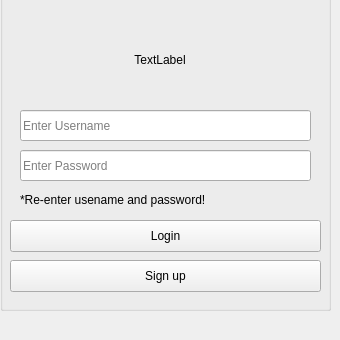
  <widget class="QWidget" name="centralWidget">
   <widget class="QGroupBox" name="groupBox">
    <property name="geometry">
     <rect>
      <x>0</x>
      <y>-20</y>
      <width>331</width>
      <height>331</height>
     </rect>
    </property>
    <property name="styleSheet">
     <string notr="true">/*
 * The MIT License (MIT)
 *
 * Copyright (c) &lt;2013-2014&gt; &lt;Colin Duquesnoy&gt;
 *
 * Permission is hereby granted, free of charge, to any person obtaining a copy
 * of this software and associated documentation files (the &quot;Software&quot;), to deal
 * in the Software without restriction, including without limitation the rights
 * to use, copy, modify, merge, publish, distribute, sublicense, and/or sell
 * copies of the Software, and to permit persons to whom the Software is
 * furnished to do so, subject to the following conditions:

 * The above copyright notice and this permission notice shall be included in
 * all copies or substantial portions of the Software.

 * THE SOFTWARE IS PROVIDED &quot;AS IS&quot;, WITHOUT WARRANTY OF ANY KIND, EXPRESS OR
 * IMPLIED, INCLUDING BUT NOT LIMITED TO THE WARRANTIES OF MERCHANTABILITY,
 * FITNESS FOR A PARTICULAR PURPOSE AND NONINFRINGEMENT. IN NO EVENT SHALL THE
 * AUTHORS OR COPYRIGHT HOLDERS BE LIABLE FOR ANY CLAIM, DAMAGES OR OTHER
 * LIABILITY, WHETHER IN AN ACTION OF CONTRACT, TORT OR OTHERWISE, ARISING FROM,
 * OUT OF OR IN CONNECTION WITH THE SOFTWARE OR THE USE OR OTHER DEALINGS IN
 * THE SOFTWARE.
 */
QToolTip
{
    border: 1px solid #76797C;
    background-color: rgb(90, 102, 117);;
    color: white;
    padding: 5px;
    opacity: 200;
}

QWidget
{
    color: #eff0f1;
    background-color: #31363b;
    selection-background-color:#3daee9;
    selection-color: #eff0f1;
    background-clip: border;
    border-image: none;
    border: 0px transparent black;
    outline: 0;
}

QWidget:item:hover
{
    background-color: #18465d;
    color: #eff0f1;
}

QWidget:item:selected
{
    background-color: #18465d;
}

QCheckBox
{
    spacing: 5px;
    outline: none;
    color: #eff0f1;
    margin-bottom: 2px;
}

QCheckBox:disabled
{
    color: #76797C;
}

QCheckBox::indicator,
QGroupBox::indicator
{
    width: 18px;
    height: 18px;
}
QGroupBox::indicator
{
    margin-left: 2px;
}

QCheckBox::indicator:unchecked
{
    image: url(:/qss_icons/rc/checkbox_unchecked.png);
}

QCheckBox::indicator:unchecked:hover,
QCheckBox::indicator:unchecked:focus,
QCheckBox::indicator:unchecked:pressed,
QGroupBox::indicator:unchecked:hover,
QGroupBox::indicator:unchecked:focus,
QGroupBox::indicator:unchecked:pressed
{
  border: none;
    image: url(:/qss_icons/rc/checkbox_unchecked_focus.png);
}

QCheckBox::indicator:checked
{
    image: url(:/qss_icons/rc/checkbox_checked.png);
}

QCheckBox::indicator:checked:hover,
QCheckBox::indicator:checked:focus,
QCheckBox::indicator:checked:pressed,
QGroupBox::indicator:checked:hover,
QGroupBox::indicator:checked:focus,
QGroupBox::indicator:checked:pressed
{
  border: none;
    image: url(:/qss_icons/rc/checkbox_checked_focus.png);
}


QCheckBox::indicator:indeterminate
{
    image: url(:/qss_icons/rc/checkbox_indeterminate.png);
}

QCheckBox::indicator:indeterminate:focus,
QCheckBox::indicator:indeterminate:hover,
QCheckBox::indicator:indeterminate:pressed
{
    image: url(:/qss_icons/rc/checkbox_indeterminate_focus.png);
}

QCheckBox::indicator:checked:disabled,
QGroupBox::indicator:checked:disabled
{
    image: url(:/qss_icons/rc/checkbox_checked_disabled.png);
}

QCheckBox::indicator:unchecked:disabled,
QGroupBox::indicator:unchecked:disabled
{
    image: url(:/qss_icons/rc/checkbox_unchecked_disabled.png);
}

QRadioButton
{
    spacing: 5px;
    outline: none;
    color: #eff0f1;
    margin-bottom: 2px;
}

QRadioButton:disabled
{
    color: #76797C;
}
QRadioButton::indicator
{
    width: 21px;
    height: 21px;
}

QRadioButton::indicator:unchecked
{
    image: url(:/qss_icons/rc/radio_unchecked.png);
}


QRadioButton::indicator:unchecked:hover,
QRadioButton::indicator:unchecked:focus,
QRadioButton::indicator:unchecked:pressed
{
    border: none;
    outline: none;
    image: url(:/qss_icons/rc/radio_unchecked_focus.png);
}

QRadioButton::indicator:checked
{
    border: none;
    outline: none;
    image: url(:/qss_icons/rc/radio_checked.png);
}

QRadioButton::indicator:checked:hover,
QRadioButton::indicator:checked:focus,
QRadioButton::indicator:checked:pressed
{
    border: none;
    outline: none;
    image: url(:/qss_icons/rc/radio_checked_focus.png);
}

QRadioButton::indicator:checked:disabled
{
    outline: none;
    image: url(:/qss_icons/rc/radio_checked_disabled.png);
}

QRadioButton::indicator:unchecked:disabled
{
    image: url(:/qss_icons/rc/radio_unchecked_disabled.png);
}


QMenuBar
{
    background-color: #31363b;
    color: #eff0f1;
}

QMenuBar::item
{
    background: transparent;
}

QMenuBar::item:selected
{
    background: transparent;
    border: 1px solid #76797C;
}

QMenuBar::item:pressed
{
    border: 1px solid #76797C;
    background-color: #3daee9;
    color: #eff0f1;
    margin-bottom:-1px;
    padding-bottom:1px;
}

QMenu
{
    border: 1px solid #76797C;
    color: #eff0f1;
    margin: 2px;
}

QMenu::icon
{
    margin: 5px;
}

QMenu::item
{
    padding: 5px 30px 5px 30px;
    border: 1px solid transparent; /* reserve space for selection border */
}

QMenu::item:selected
{
    color: #eff0f1;
}

QMenu::separator {
    height: 2px;
    background: lightblue;
    margin-left: 10px;
    margin-right: 5px;
}

QMenu::indicator {
    width: 18px;
    height: 18px;
}

/* non-exclusive indicator = check box style indicator
   (see QActionGroup::setExclusive) */
QMenu::indicator:non-exclusive:unchecked {
    image: url(:/qss_icons/rc/checkbox_unchecked.png);
}

QMenu::indicator:non-exclusive:unchecked:selected {
    image: url(:/qss_icons/rc/checkbox_unchecked_disabled.png);
}

QMenu::indicator:non-exclusive:checked {
    image: url(:/qss_icons/rc/checkbox_checked.png);
}

QMenu::indicator:non-exclusive:checked:selected {
    image: url(:/qss_icons/rc/checkbox_checked_disabled.png);
}

/* exclusive indicator = radio button style indicator (see QActionGroup::setExclusive) */
QMenu::indicator:exclusive:unchecked {
    image: url(:/qss_icons/rc/radio_unchecked.png);
}

QMenu::indicator:exclusive:unchecked:selected {
    image: url(:/qss_icons/rc/radio_unchecked_disabled.png);
}

QMenu::indicator:exclusive:checked {
    image: url(:/qss_icons/rc/radio_checked.png);
}

QMenu::indicator:exclusive:checked:selected {
    image: url(:/qss_icons/rc/radio_checked_disabled.png);
}

QMenu::right-arrow {
    margin: 5px;
    image: url(:/qss_icons/rc/right_arrow.png)
}


QWidget:disabled
{
    color: #454545;
    background-color: #31363b;
}

QAbstractItemView
{
    alternate-background-color: #31363b;
    color: #eff0f1;
    border: 1px solid 3A3939;
    border-radius: 2px;
}

QWidget:focus, QMenuBar:focus
{
    border: 1px solid #3daee9;
}

QTabWidget:focus, QCheckBox:focus, QRadioButton:focus, QSlider:focus
{
    border: none;
}

QLineEdit
{
    background-color: #232629;
    padding: 5px;
    border-style: solid;
    border: 1px solid #76797C;
    border-radius: 2px;
    color: #eff0f1;
}

QAbstractItemView QLineEdit
{
    padding: 0;
}

QGroupBox {
    border:1px solid #76797C;
    border-radius: 2px;
    margin-top: 20px;
}

QGroupBox::title {
    subcontrol-origin: margin;
    subcontrol-position: top center;
    padding-left: 10px;
    padding-right: 10px;
    padding-top: 10px;
}

QAbstractScrollArea
{
    border-radius: 2px;
    border: 1px solid #76797C;
    background-color: transparent;
}

QScrollBar:horizontal
{
    height: 15px;
    margin: 3px 15px 3px 15px;
    border: 1px transparent #2A2929;
    border-radius: 4px;
    background-color: #2A2929;
}

QScrollBar::handle:horizontal
{
    background-color: #605F5F;
    min-width: 5px;
    border-radius: 4px;
}

QScrollBar::add-line:horizontal
{
    margin: 0px 3px 0px 3px;
    border-image: url(:/qss_icons/rc/right_arrow_disabled.png);
    width: 10px;
    height: 10px;
    subcontrol-position: right;
    subcontrol-origin: margin;
}

QScrollBar::sub-line:horizontal
{
    margin: 0px 3px 0px 3px;
    border-image: url(:/qss_icons/rc/left_arrow_disabled.png);
    height: 10px;
    width: 10px;
    subcontrol-position: left;
    subcontrol-origin: margin;
}

QScrollBar::add-line:horizontal:hover,QScrollBar::add-line:horizontal:on
{
    border-image: url(:/qss_icons/rc/right_arrow.png);
    height: 10px;
    width: 10px;
    subcontrol-position: right;
    subcontrol-origin: margin;
}


QScrollBar::sub-line:horizontal:hover, QScrollBar::sub-line:horizontal:on
{
    border-image: url(:/qss_icons/rc/left_arrow.png);
    height: 10px;
    width: 10px;
    subcontrol-position: left;
    subcontrol-origin: margin;
}

QScrollBar::up-arrow:horizontal, QScrollBar::down-arrow:horizontal
{
    background: none;
}


QScrollBar::add-page:horizontal, QScrollBar::sub-page:horizontal
{
    background: none;
}

QScrollBar:vertical
{
    background-color: #2A2929;
    width: 15px;
    margin: 15px 3px 15px 3px;
    border: 1px transparent #2A2929;
    border-radius: 4px;
}

QScrollBar::handle:vertical
{
    background-color: #605F5F;
    min-height: 5px;
    border-radius: 4px;
}

QScrollBar::sub-line:vertical
{
    margin: 3px 0px 3px 0px;
    border-image: url(:/qss_icons/rc/up_arrow_disabled.png);
    height: 10px;
    width: 10px;
    subcontrol-position: top;
    subcontrol-origin: margin;
}

QScrollBar::add-line:vertical
{
    margin: 3px 0px 3px 0px;
    border-image: url(:/qss_icons/rc/down_arrow_disabled.png);
    height: 10px;
    width: 10px;
    subcontrol-position: bottom;
    subcontrol-origin: margin;
}

QScrollBar::sub-line:vertical:hover,QScrollBar::sub-line:vertical:on
{

    border-image: url(:/qss_icons/rc/up_arrow.png);
    height: 10px;
    width: 10px;
    subcontrol-position: top;
    subcontrol-origin: margin;
}


QScrollBar::add-line:vertical:hover, QScrollBar::add-line:vertical:on
{
    border-image: url(:/qss_icons/rc/down_arrow.png);
    height: 10px;
    width: 10px;
    subcontrol-position: bottom;
    subcontrol-origin: margin;
}

QScrollBar::up-arrow:vertical, QScrollBar::down-arrow:vertical
{
    background: none;
}


QScrollBar::add-page:vertical, QScrollBar::sub-page:vertical
{
    background: none;
}

QTextEdit
{
    background-color: #232629;
    color: #eff0f1;
    border: 1px solid #76797C;
}

QPlainTextEdit
{
    background-color: #232629;;
    color: #eff0f1;
    border-radius: 2px;
    border: 1px solid #76797C;
}

QHeaderView::section
{
    background-color: #76797C;
    color: #eff0f1;
    padding: 5px;
    border: 1px solid #76797C;
}

QSizeGrip {
    image: url(:/qss_icons/rc/sizegrip.png);
    width: 12px;
    height: 12px;
}


QMainWindow::separator
{
    background-color: #31363b;
    color: white;
    padding-left: 4px;
    spacing: 2px;
    border: 1px dashed #76797C;
}

QMainWindow::separator:hover
{

    background-color: #787876;
    color: white;
    padding-left: 4px;
    border: 1px solid #76797C;
    spacing: 2px;
}


QMenu::separator
{
    height: 1px;
    background-color: #76797C;
    color: white;
    padding-left: 4px;
    margin-left: 10px;
    margin-right: 5px;
}


QFrame
{
    border-radius: 2px;
    border: 1px solid #76797C;
}

QFrame[frameShape=&quot;0&quot;]
{
    border-radius: 2px;
    border: 1px transparent #76797C;
}

QStackedWidget
{
    border: 1px transparent black;
}

QToolBar {
    border: 1px transparent #393838;
    background: 1px solid #31363b;
    font-weight: bold;
}

QToolBar::handle:horizontal {
    image: url(:/qss_icons/rc/Hmovetoolbar.png);
}
QToolBar::handle:vertical {
    image: url(:/qss_icons/rc/Vmovetoolbar.png);
}
QToolBar::separator:horizontal {
    image: url(:/qss_icons/rc/Hsepartoolbar.png);
}
QToolBar::separator:vertical {
    image: url(:/qss_icons/rc/Vsepartoolbar.png);
}
QToolButton#qt_toolbar_ext_button {
    background: #58595a
}

QPushButton
{
    color: #eff0f1;
    background-color: #31363b;
    border-width: 1px;
    border-color: #76797C;
    border-style: solid;
    padding: 5px;
    border-radius: 2px;
    outline: none;
}

QPushButton:disabled
{
    background-color: #31363b;
    border-width: 1px;
    border-color: #454545;
    border-style: solid;
    padding-top: 5px;
    padding-bottom: 5px;
    padding-left: 10px;
    padding-right: 10px;
    border-radius: 2px;
    color: #454545;
}

QPushButton:focus {
    background-color: #3daee9;
    color: white;
}

QPushButton:pressed
{
    background-color: #3daee9;
    padding-top: -15px;
    padding-bottom: -17px;
}

QComboBox
{
    selection-background-color: #3daee9;
    border-style: solid;
    border: 1px solid #76797C;
    border-radius: 2px;
    padding: 5px;
    min-width: 75px;
}

QPushButton:checked{
    background-color: #76797C;
    border-color: #6A6969;
}

QComboBox:hover,QPushButton:hover,QAbstractSpinBox:hover,QLineEdit:hover,QTextEdit:hover,QPlainTextEdit:hover,QAbstractView:hover,QTreeView:hover
{
    border: 1px solid #3daee9;
    color: #eff0f1;
}

QComboBox:on
{
    padding-top: 3px;
    padding-left: 4px;
    selection-background-color: #4a4a4a;
}

QComboBox QAbstractItemView
{
    background-color: #232629;
    border-radius: 2px;
    border: 1px solid #76797C;
    selection-background-color: #18465d;
}

QComboBox::drop-down
{
    subcontrol-origin: padding;
    subcontrol-position: top right;
    width: 15px;

    border-left-width: 0px;
    border-left-color: darkgray;
    border-left-style: solid;
    border-top-right-radius: 3px;
    border-bottom-right-radius: 3px;
}

QComboBox::down-arrow
{
    image: url(:/qss_icons/rc/down_arrow_disabled.png);
}

QComboBox::down-arrow:on, QComboBox::down-arrow:hover,
QComboBox::down-arrow:focus
{
    image: url(:/qss_icons/rc/down_arrow.png);
}

QAbstractSpinBox {
    padding: 5px;
    border: 1px solid #76797C;
    background-color: #232629;
    color: #eff0f1;
    border-radius: 2px;
    min-width: 75px;
}

QAbstractSpinBox:up-button
{
    background-color: transparent;
    subcontrol-origin: border;
    subcontrol-position: center right;
}

QAbstractSpinBox:down-button
{
    background-color: transparent;
    subcontrol-origin: border;
    subcontrol-position: center left;
}

QAbstractSpinBox::up-arrow,QAbstractSpinBox::up-arrow:disabled,QAbstractSpinBox::up-arrow:off {
    image: url(:/qss_icons/rc/up_arrow_disabled.png);
    width: 10px;
    height: 10px;
}
QAbstractSpinBox::up-arrow:hover
{
    image: url(:/qss_icons/rc/up_arrow.png);
}


QAbstractSpinBox::down-arrow,QAbstractSpinBox::down-arrow:disabled,QAbstractSpinBox::down-arrow:off
{
    image: url(:/qss_icons/rc/down_arrow_disabled.png);
    width: 10px;
    height: 10px;
}
QAbstractSpinBox::down-arrow:hover
{
    image: url(:/qss_icons/rc/down_arrow.png);
}


QLabel
{
    border: 0px solid black;
}

QTabWidget{
    border: 0px transparent black;
}

QTabWidget::pane {
    border: 1px solid #76797C;
    padding: 5px;
    margin: 0px;
}

QTabWidget::tab-bar {
    left: 5px; /* move to the right by 5px */
}

QTabBar
{
    qproperty-drawBase: 0;
    border-radius: 3px;
}

QTabBar:focus
{
    border: 0px transparent black;
}

QTabBar::close-button  {
    image: url(:/qss_icons/rc/close.png);
    background: transparent;
}

QTabBar::close-button:hover
{
    image: url(:/qss_icons/rc/close-hover.png);
    background: transparent;
}

QTabBar::close-button:pressed {
    image: url(:/qss_icons/rc/close-pressed.png);
    background: transparent;
}

/* TOP TABS */
QTabBar::tab:top {
    color: #eff0f1;
    border: 1px solid #76797C;
    border-bottom: 1px transparent black;
    background-color: #31363b;
    padding: 5px;
    min-width: 50px;
    border-top-left-radius: 2px;
    border-top-right-radius: 2px;
}

QTabBar::tab:top:!selected
{
    color: #eff0f1;
    background-color: #54575B;
    border: 1px solid #76797C;
    border-bottom: 1px transparent black;
    border-top-left-radius: 2px;
    border-top-right-radius: 2px;    
}

QTabBar::tab:top:!selected:hover {
    background-color: #3daee9;
}

/* BOTTOM TABS */
QTabBar::tab:bottom {
    color: #eff0f1;
    border: 1px solid #76797C;
    border-top: 1px transparent black;
    background-color: #31363b;
    padding: 5px;
    border-bottom-left-radius: 2px;
    border-bottom-right-radius: 2px;
    min-width: 50px;
}

QTabBar::tab:bottom:!selected
{
    color: #eff0f1;
    background-color: #54575B;
    border: 1px solid #76797C;
    border-top: 1px transparent black;
    border-bottom-left-radius: 2px;
    border-bottom-right-radius: 2px;
}

QTabBar::tab:bottom:!selected:hover {
    background-color: #3daee9;
}

/* LEFT TABS */
QTabBar::tab:left {
    color: #eff0f1;
    border: 1px solid #76797C;
    border-left: 1px transparent black;
    background-color: #31363b;
    padding: 5px;
    border-top-right-radius: 2px;
    border-bottom-right-radius: 2px;
    min-height: 50px;
}

QTabBar::tab:left:!selected
{
    color: #eff0f1;
    background-color: #54575B;
    border: 1px solid #76797C;
    border-left: 1px transparent black;
    border-top-right-radius: 2px;
    border-bottom-right-radius: 2px;
}

QTabBar::tab:left:!selected:hover {
    background-color: #3daee9;
}


/* RIGHT TABS */
QTabBar::tab:right {
    color: #eff0f1;
    border: 1px solid #76797C;
    border-right: 1px transparent black;
    background-color: #31363b;
    padding: 5px;
    border-top-left-radius: 2px;
    border-bottom-left-radius: 2px;
    min-height: 50px;
}

QTabBar::tab:right:!selected
{
    color: #eff0f1;
    background-color: #54575B;
    border: 1px solid #76797C;
    border-right: 1px transparent black;
    border-top-left-radius: 2px;
    border-bottom-left-radius: 2px;
}

QTabBar::tab:right:!selected:hover {
    background-color: #3daee9;
}

QTabBar QToolButton::right-arrow:enabled {
     image: url(:/qss_icons/rc/right_arrow.png);
 }

 QTabBar QToolButton::left-arrow:enabled {
     image: url(:/qss_icons/rc/left_arrow.png);
 }

QTabBar QToolButton::right-arrow:disabled {
     image: url(:/qss_icons/rc/right_arrow_disabled.png);
 }

 QTabBar QToolButton::left-arrow:disabled {
     image: url(:/qss_icons/rc/left_arrow_disabled.png);
 }


QDockWidget {
    background: #31363b;
    border: 1px solid #403F3F;
    titlebar-close-icon: url(:/qss_icons/rc/close.png);
    titlebar-normal-icon: url(:/qss_icons/rc/undock.png);
}

QDockWidget::close-button, QDockWidget::float-button {
    border: 1px solid transparent;
    border-radius: 2px;
    background: transparent;
}

QDockWidget::close-button:hover, QDockWidget::float-button:hover {
    background: rgba(255, 255, 255, 10);
}

QDockWidget::close-button:pressed, QDockWidget::float-button:pressed {
    padding: 1px -1px -1px 1px;
    background: rgba(255, 255, 255, 10);
}

QTreeView, QListView
{
    border: 1px solid #76797C;
    background-color: #232629;
}

QTreeView:branch:selected, QTreeView:branch:hover
{
    background: url(:/qss_icons/rc/transparent.png);
}

QTreeView::branch:has-siblings:!adjoins-item {
    border-image: url(:/qss_icons/rc/transparent.png);
}

QTreeView::branch:has-siblings:adjoins-item {
    border-image: url(:/qss_icons/rc/transparent.png);
}

QTreeView::branch:!has-children:!has-siblings:adjoins-item {
    border-image: url(:/qss_icons/rc/transparent.png);
}

QTreeView::branch:has-children:!has-siblings:closed,
QTreeView::branch:closed:has-children:has-siblings {
    image: url(:/qss_icons/rc/branch_closed.png);
}

QTreeView::branch:open:has-children:!has-siblings,
QTreeView::branch:open:has-children:has-siblings  {
    image: url(:/qss_icons/rc/branch_open.png);
}

QTreeView::branch:has-children:!has-siblings:closed:hover,
QTreeView::branch:closed:has-children:has-siblings:hover {
    image: url(:/qss_icons/rc/branch_closed-on.png);
    }

QTreeView::branch:open:has-children:!has-siblings:hover,
QTreeView::branch:open:has-children:has-siblings:hover  {
    image: url(:/qss_icons/rc/branch_open-on.png);
    }

QListView::item:!selected:hover, QTreeView::item:!selected:hover  {
    background: #18465d;
    outline: 0;
    color: #eff0f1
}

QListView::item:selected:hover, QTreeView::item:selected:hover  {
    background: #287399;
    color: #eff0f1;
}

QSlider::groove:horizontal {
    border: 1px solid #565a5e;
    height: 4px;
    background: #565a5e;
    margin: 0px;
    border-radius: 2px;
}

QSlider::handle:horizontal {
    background: #232629;
    border: 1px solid #565a5e;
    width: 16px;
    height: 16px;
    margin: -8px 0;
    border-radius: 9px;
}

QSlider::groove:vertical {
    border: 1px solid #565a5e;
    width: 4px;
    background: #565a5e;
    margin: 0px;
    border-radius: 3px;
}

QSlider::handle:vertical {
    background: #232629;
    border: 1px solid #565a5e;
    width: 16px;
    height: 16px;
    margin: 0 -8px;
    border-radius: 9px;
}

QToolButton {
    background-color: transparent;
    border: 1px transparent #76797C;
    border-radius: 2px;
    margin: 3px;
    padding: 5px;
}

QToolButton[popupMode=&quot;1&quot;] { /* only for MenuButtonPopup */
 padding-right: 20px; /* make way for the popup button */
 border: 1px #76797C;
 border-radius: 5px;
}

QToolButton[popupMode=&quot;2&quot;] { /* only for InstantPopup */
 padding-right: 10px; /* make way for the popup button */
 border: 1px #76797C;
}


QToolButton:hover, QToolButton::menu-button:hover {
    background-color: transparent;
    border: 1px solid #3daee9;
    padding: 5px;
}

QToolButton:checked, QToolButton:pressed,
        QToolButton::menu-button:pressed {
    background-color: #3daee9;
    border: 1px solid #3daee9;
    padding: 5px;
}

/* the subcontrol below is used only in the InstantPopup or DelayedPopup mode */
QToolButton::menu-indicator {
    image: url(:/qss_icons/rc/down_arrow.png);
    top: -7px; left: -2px; /* shift it a bit */
}

/* the subcontrols below are used only in the MenuButtonPopup mode */
QToolButton::menu-button {
    border: 1px transparent #76797C;
    border-top-right-radius: 6px;
    border-bottom-right-radius: 6px;
    /* 16px width + 4px for border = 20px allocated above */
    width: 16px;
    outline: none;
}

QToolButton::menu-arrow {
    image: url(:/qss_icons/rc/down_arrow.png);
}

QToolButton::menu-arrow:open {
    border: 1px solid #76797C;
}

QPushButton::menu-indicator  {
    subcontrol-origin: padding;
    subcontrol-position: bottom right;
    left: 8px;
}

QTableView
{
    border: 1px solid #76797C;
    gridline-color: #31363b;
    background-color: #232629;
}


QTableView, QHeaderView
{
    border-radius: 0px;
}

QTableView::item:pressed, QListView::item:pressed, QTreeView::item:pressed  {
    background: #18465d;
    color: #eff0f1;
}

QTableView::item:selected:active, QTreeView::item:selected:active, QListView::item:selected:active  {
    background: #287399;
    color: #eff0f1;
}


QHeaderView
{
    background-color: #31363b;
    border: 1px transparent;
    border-radius: 0px;
    margin: 0px;
    padding: 0px;

}

QHeaderView::section  {
    background-color: #31363b;
    color: #eff0f1;
    padding: 5px;
    border: 1px solid #76797C;
    border-radius: 0px;
    text-align: center;
}

QHeaderView::section::vertical::first, QHeaderView::section::vertical::only-one
{
    border-top: 1px solid #76797C;
}

QHeaderView::section::vertical
{
    border-top: transparent;
}

QHeaderView::section::horizontal::first, QHeaderView::section::horizontal::only-one
{
    border-left: 1px solid #76797C;
}

QHeaderView::section::horizontal
{
    border-left: transparent;
}


QHeaderView::section:checked
 {
    color: white;
    background-color: #334e5e;
 }

 /* style the sort indicator */
QHeaderView::down-arrow {
    image: url(:/qss_icons/rc/down_arrow.png);
}

QHeaderView::up-arrow {
    image: url(:/qss_icons/rc/up_arrow.png);
}


QTableCornerButton::section {
    background-color: #31363b;
    border: 1px transparent #76797C;
    border-radius: 0px;
}

QToolBox  {
    padding: 5px;
    border: 1px transparent black;
}

QToolBox::tab {
    color: #eff0f1;
    background-color: #31363b;
    border: 1px solid #76797C;
    border-bottom: 1px transparent #31363b;
    border-top-left-radius: 5px;
    border-top-right-radius: 5px;
}

QToolBox::tab:selected { /* italicize selected tabs */
    font: italic;
    background-color: #31363b;
    border-color: #3daee9;
 }

QStatusBar::item {
    border: 0px transparent dark;
 }


QFrame[height=&quot;3&quot;], QFrame[width=&quot;3&quot;] {
    background-color: #76797C;
}


QSplitter::handle {
    border: 1px dashed #76797C;
}

QSplitter::handle:hover {
    background-color: #787876;
    border: 1px solid #76797C;
}

QSplitter::handle:horizontal {
    width: 1px;
}

QSplitter::handle:vertical {
    height: 1px;
}

QProgressBar {
    border: 1px solid #76797C;
    border-radius: 5px;
    text-align: center;
}

QProgressBar::chunk {
    background-color: #05B8CC;
}

QDateEdit
{
    selection-background-color: #3daee9;
    border-style: solid;
    border: 1px solid #3375A3;
    border-radius: 2px;
    padding: 1px;
    min-width: 75px;
}

QDateEdit:on
{
    padding-top: 3px;
    padding-left: 4px;
    selection-background-color: #4a4a4a;
}

QDateEdit QAbstractItemView
{
    background-color: #232629;
    border-radius: 2px;
    border: 1px solid #3375A3;
    selection-background-color: #3daee9;
}

QDateEdit::drop-down
{
    subcontrol-origin: padding;
    subcontrol-position: top right;
    width: 15px;
    border-left-width: 0px;
    border-left-color: darkgray;
    border-left-style: solid;
    border-top-right-radius: 3px;
    border-bottom-right-radius: 3px;
}

QDateEdit::down-arrow
{
    image: url(:/qss_icons/rc/down_arrow_disabled.png);
}

QDateEdit::down-arrow:on, QDateEdit::down-arrow:hover,
QDateEdit::down-arrow:focus
{
    image: url(:/qss_icons/rc/down_arrow.png);
}</string>
    </property>
    <property name="title">
     <string/>
    </property>
    <widget class="QLineEdit" name="UsernameLineEdit">
     <property name="geometry">
      <rect>
       <x>20</x>
       <y>130</y>
       <width>291</width>
       <height>31</height>
      </rect>
     </property>
     <property name="inputMask">
      <string/>
     </property>
     <property name="text">
      <string/>
     </property>
     <property name="placeholderText">
      <string>Enter Username</string>
     </property>
    </widget>
    <widget class="QLineEdit" name="PasswordLineEdit">
     <property name="geometry">
      <rect>
       <x>20</x>
       <y>170</y>
       <width>291</width>
       <height>31</height>
      </rect>
     </property>
     <property name="text">
      <string/>
     </property>
     <property name="echoMode">
      <enum>QLineEdit::Password</enum>
     </property>
     <property name="placeholderText">
      <string>Enter Password</string>
     </property>
    </widget>
    <widget class="QPushButton" name="LoginButton">
     <property name="geometry">
      <rect>
       <x>10</x>
       <y>240</y>
       <width>311</width>
       <height>32</height>
      </rect>
     </property>
     <property name="text">
      <string>Login</string>
     </property>
    </widget>
    <widget class="QPushButton" name="SignUpButton">
     <property name="geometry">
      <rect>
       <x>10</x>
       <y>280</y>
       <width>311</width>
       <height>32</height>
      </rect>
     </property>
     <property name="text">
      <string>Sign up</string>
     </property>
    </widget>
    <widget class="QLabel" name="LogoLabel">
     <property name="geometry">
      <rect>
       <x>110</x>
       <y>30</y>
       <width>100</width>
       <height>100</height>
      </rect>
     </property>
     <property name="text">
      <string>TextLabel</string>
     </property>
     <property name="alignment">
      <set>Qt::AlignCenter</set>
     </property>
    </widget>
    <widget class="QLabel" name="authError">
     <property name="geometry">
      <rect>
       <x>20</x>
       <y>210</y>
       <width>251</width>
       <height>20</height>
      </rect>
     </property>
     <property name="text">
      <string>*Re-enter usename and password!</string>
     </property>
    </widget>
   </widget>
  </widget>
